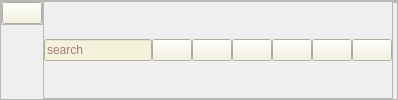
      <widget class="QFrame" name="header_frame">
       <property name="frameShape">
        <enum>QFrame::Shape::StyledPanel</enum>
       </property>
       <property name="frameShadow">
        <enum>QFrame::Shadow::Raised</enum>
       </property>
       <layout class="QHBoxLayout" name="horizontalLayout_2">
        <property name="spacing">
         <number>0</number>
        </property>
        <property name="leftMargin">
         <number>0</number>
        </property>
        <property name="topMargin">
         <number>0</number>
        </property>
        <property name="rightMargin">
         <number>0</number>
        </property>
        <property name="bottomMargin">
         <number>0</number>
        </property>
        <item alignment="Qt::AlignmentFlag::AlignLeft|Qt::AlignmentFlag::AlignTop">
         <widget class="QFrame" name="frame_6">
          <property name="frameShape">
           <enum>QFrame::Shape::StyledPanel</enum>
          </property>
          <property name="frameShadow">
           <enum>QFrame::Shadow::Raised</enum>
          </property>
          <layout class="QHBoxLayout" name="horizontalLayout_6">
           <property name="spacing">
            <number>0</number>
           </property>
           <property name="leftMargin">
            <number>0</number>
           </property>
           <property name="topMargin">
            <number>0</number>
           </property>
           <property name="rightMargin">
            <number>0</number>
           </property>
           <property name="bottomMargin">
            <number>0</number>
           </property>
           <item>
            <widget class="QPushButton" name="pushButton_8">
             <property name="styleSheet">
              <string notr="true">background-color: rgb(245, 242, 219);</string>
             </property>
             <property name="text">
              <string/>
             </property>
             <property name="icon">
              <iconset>
               <normalon>:/icons/icons/align-left.svg</normalon>
              </iconset>
             </property>
             <property name="iconSize">
              <size>
               <width>32</width>
               <height>32</height>
              </size>
             </property>
            </widget>
           </item>
          </layout>
         </widget>
        </item>
        <item>
         <widget class="QFrame" name="frame_2">
          <property name="frameShape">
           <enum>QFrame::Shape::StyledPanel</enum>
          </property>
          <property name="frameShadow">
           <enum>QFrame::Shadow::Raised</enum>
          </property>
          <layout class="QHBoxLayout" name="horizontalLayout_5">
           <property name="spacing">
            <number>0</number>
           </property>
           <property name="leftMargin">
            <number>0</number>
           </property>
           <property name="topMargin">
            <number>0</number>
           </property>
           <property name="rightMargin">
            <number>0</number>
           </property>
           <property name="bottomMargin">
            <number>0</number>
           </property>
           <item>
            <widget class="QLineEdit" name="lineEdit">
             <property name="styleSheet">
              <string notr="true">background-color: rgb(245, 242, 219);
color: rgb(86, 1, 38);</string>
             </property>
             <property name="text">
              <string/>
             </property>
             <property name="placeholderText">
              <string>search</string>
             </property>
            </widget>
           </item>
           <item>
            <widget class="QPushButton" name="searchButton">
             <property name="styleSheet">
              <string notr="true">background-color: rgb(245, 242, 219);</string>
             </property>
             <property name="text">
              <string/>
             </property>
             <property name="icon">
              <iconset>
               <normalon>:/icons/icons/search.svg</normalon>
              </iconset>
             </property>
            </widget>
           </item>
           <item>
            <widget class="QPushButton" name="pushButton_4">
             <property name="styleSheet">
              <string notr="true">background-color: rgb(245, 242, 219);</string>
             </property>
             <property name="text">
              <string/>
             </property>
             <property name="icon">
              <iconset>
               <normalon>:/icons/icons/bell.svg</normalon>
              </iconset>
             </property>
            </widget>
           </item>
           <item>
            <widget class="QPushButton" name="pushButton_5">
             <property name="styleSheet">
              <string notr="true">background-color: rgb(245, 242, 219);</string>
             </property>
             <property name="text">
              <string/>
             </property>
             <property name="icon">
              <iconset>
               <normalon>:/icons/icons/user.svg</normalon>
              </iconset>
             </property>
            </widget>
           </item>
           <item>
            <widget class="QPushButton" name="pushButton">
             <property name="styleSheet">
              <string notr="true">background-color: rgb(245, 242, 219);</string>
             </property>
             <property name="text">
              <string/>
             </property>
             <property name="icon">
              <iconset>
               <normalon>:/icons/icons/maximize-2.svg</normalon>
              </iconset>
             </property>
            </widget>
           </item>
           <item>
            <widget class="QPushButton" name="pushButton_2">
             <property name="styleSheet">
              <string notr="true">background-color: rgb(245, 242, 219);</string>
             </property>
             <property name="text">
              <string/>
             </property>
             <property name="icon">
              <iconset>
               <normalon>:/icons/icons/arrow-down-left.svg</normalon>
              </iconset>
             </property>
            </widget>
           </item>
           <item>
            <widget class="QPushButton" name="pushButton_3">
             <property name="layoutDirection">
              <enum>Qt::LayoutDirection::LeftToRight</enum>
             </property>
             <property name="styleSheet">
              <string notr="true">background-color: rgb(245, 242, 219);
</string>
             </property>
             <property name="text">
              <string/>
             </property>
             <property name="icon">
              <iconset>
               <normalon>:/icons/icons/x.svg</normalon>
              </iconset>
             </property>
            </widget>
           </item>
          </layout>
         </widget>
        </item>
        <item alignment="Qt::AlignmentFlag::AlignHCenter|Qt::AlignmentFlag::AlignTop">
         <widget class="QFrame" name="frame_3">
          <property name="frameShape">
           <enum>QFrame::Shape::StyledPanel</enum>
          </property>
          <property name="frameShadow">
           <enum>QFrame::Shadow::Raised</enum>
          </property>
          <layout class="QHBoxLayout" name="horizontalLayout">
           <property name="spacing">
            <number>0</number>
           </property>
           <property name="leftMargin">
            <number>0</number>
           </property>
           <property name="topMargin">
            <number>0</number>
           </property>
           <property name="rightMargin">
            <number>0</number>
           </property>
           <property name="bottomMargin">
            <number>0</number>
           </property>
          </layout>
         </widget>
        </item>
        <item alignment="Qt::AlignmentFlag::AlignRight|Qt::AlignmentFlag::AlignTop">
         <widget class="QFrame" name="frame">
          <property name="frameShape">
           <enum>QFrame::Shape::StyledPanel</enum>
          </property>
          <property name="frameShadow">
           <enum>QFrame::Shadow::Raised</enum>
          </property>
          <layout class="QHBoxLayout" name="horizontalLayout_4">
           <property name="spacing">
            <number>0</number>
           </property>
           <property name="leftMargin">
            <number>0</number>
           </property>
           <property name="topMargin">
            <number>0</number>
           </property>
           <property name="rightMargin">
            <number>0</number>
           </property>
           <property name="bottomMargin">
            <number>0</number>
           </property>
          </layout>
         </widget>
        </item>
       </layout>
      </widget>
